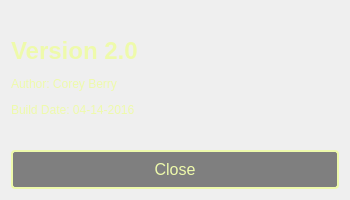
<?xml version="1.0" encoding="UTF-8"?>
<ui version="4.0">
 <class>UISourceGenAbout</class>
 <widget class="QDialog" name="UISourceGenAbout">
  <property name="geometry">
   <rect>
    <x>0</x>
    <y>0</y>
    <width>350</width>
    <height>200</height>
   </rect>
  </property>
  <property name="minimumSize">
   <size>
    <width>350</width>
    <height>200</height>
   </size>
  </property>
  <property name="maximumSize">
   <size>
    <width>350</width>
    <height>200</height>
   </size>
  </property>
  <property name="windowTitle">
   <string>SourceGen Alpha (11/12/2016)</string>
  </property>
  <property name="styleSheet">
   <string notr="true">

QPushButton
{
	padding:8px;
	border:2px solid #eefaab;
	color:#eefaab;
	border-radius:4px;
    width:96px;
    background:#77000000;
	font-size:16px;
}

QLabel
{
	color:#eefaab;
}
QPushButton::hover
{
	background: #eefaab;
	color:black;
}</string>
  </property>
  <layout class="QVBoxLayout" name="verticalLayout">
   <item>
    <widget class="QLabel" name="label">
     <property name="text">
      <string>&lt;html&gt;&lt;head/&gt;&lt;body&gt;&lt;p&gt;&lt;span style=&quot; font-size:xx-large; font-weight:600;&quot;&gt;Version 2.0&lt;/span&gt;&lt;/p&gt;&lt;p&gt;Author: Corey Berry &lt;/p&gt;&lt;p&gt;Build Date: 04-14-2016&lt;/p&gt;&lt;/body&gt;&lt;/html&gt;</string>
     </property>
    </widget>
   </item>
   <item>
    <widget class="QPushButton" name="m_btnClose">
     <property name="font">
      <font>
       <pointsize>-1</pointsize>
      </font>
     </property>
     <property name="text">
      <string>Close</string>
     </property>
    </widget>
   </item>
  </layout>
 </widget>
 <resources/>
 <connections/>
</ui>
